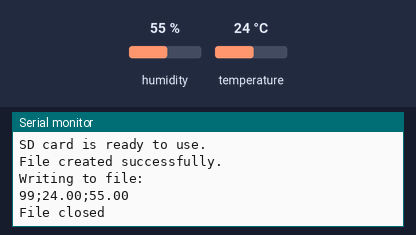
A sketch run on a simulated Arduino Uno, built with avr-gcc and run on an emulated ATmega328P. Parts: the last lines printed to the serial monitor. Wiring (inferred from the names in the program): DHT11 sensor: data pin 7. The inputs (shaded band) are chosen by the test bench; at power-on: humidity 55 %, temperature 24 °C. Storage starts empty.

Above: at 1.2 s.
1.3 s: humidity set to 22 %
At 11.4 s:
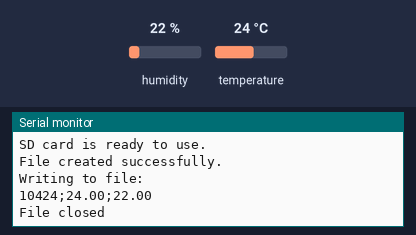
11.6 s: temperature set to 12 °C
At 21.4 s:
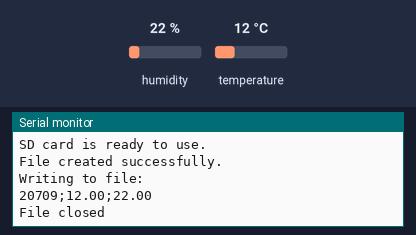
21.9 s: humidity set to 40 %
At 32.3 s:
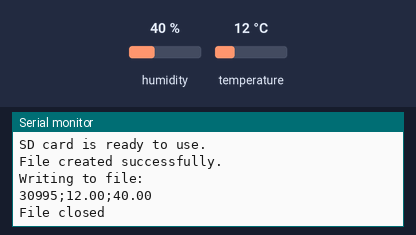
Timing chart, 0 to 33.8 s (numbered marks = the images above; inputs shaded):
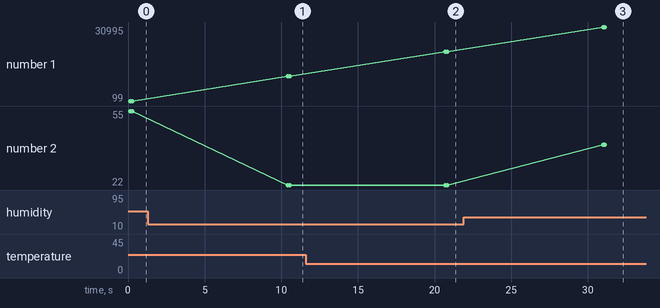

The sketch:

temp_registring.ino
```cpp
#include <dht.h>
#include <SD.h>
#include <SPI.h>


dht DHT;
#define DHT11_PIN 7


int CS_PIN = 10;

File file;

void setup(){
  Serial.begin(9600);

  initializeSD();
  createFile("temp.csv");
  String data="millis;temperature;humidity";
  writeToFile(data);
  closeFile();


}

void loop()
{
  // Reading data
  String data;
  int chk = DHT.read11(DHT11_PIN);
  data=String(millis())+";"+DHT.temperature+";"+DHT.humidity;
  Serial.println(data);

  // Logging to file
  initializeSD();
  createFile("temp.csv");
  writeToFile(data);
  closeFile();

  delay(60*1000*10); //10 minutes

}

//************************************************************************************
// READ & WRITE PROCEDURES
//************************************************************************************
void initializeSD()
{
  Serial.println("Initializing SD card...");
  pinMode(CS_PIN, OUTPUT);

  if (SD.begin())
  {
    Serial.println("SD card is ready to use.");
  } else
  {
    Serial.println("SD card initialization failed");
    return;
  }
}

int createFile(char filename[])
{
  file = SD.open(filename, FILE_WRITE);

  if (file)
  {
    Serial.println("File created successfully.");
    return 1;
  } else
  {
    Serial.println("Error while creating file.");
    return 0;
  }
}

int writeToFile(String text)
{
  if (file)
  {
    file.println(text);
    Serial.println("Writing to file: ");
    Serial.println(text);
    return 1;
  } else
  {
    Serial.println("Couldn't write to file");
    return 0;
  }
}

void closeFile()
{
  if (file)
  {
    file.close();
    Serial.println("File closed");
  }
}

int openFile(char filename[])
{
  file = SD.open(filename);
  if (file)
  {
    Serial.println("File opened with success!");
    return 1;
  } else
  {
    Serial.println("Error opening file...");
    return 0;
  }
}

String readLine()
{
  String received = "";
  char ch;
  while (file.available())
  {
    ch = file.read();
    if (ch == '\n')
    {
      return String(received);
    }
    else
    {
      received += ch;
    }
  }
  return "";
}
```

Measured:
- after the input at 1.3 s, the serial monitor: prints a new line after 9.1 s (image 1)
- after the input at 11.6 s, the serial monitor: prints a new line after 9.1 s (image 2)
- after the input at 21.9 s, the serial monitor: prints a new line after 9.1 s (image 3)
- plotted number 2: 55 → 22 after the input at 1.3 s, 22 → 40 after the input at 21.9 s
